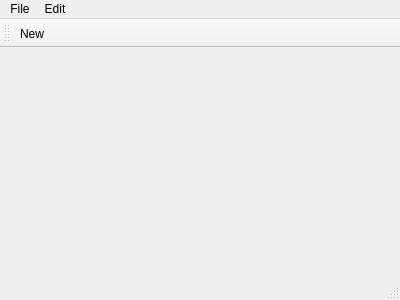
<?xml version="1.0" encoding="UTF-8"?>
<ui version="4.0">
 <class>MainWindow</class>
 <widget class="QMainWindow" name="MainWindow">
  <property name="geometry">
   <rect>
    <x>0</x>
    <y>0</y>
    <width>400</width>
    <height>300</height>
   </rect>
  </property>
  <property name="windowTitle">
   <string>MainWindow</string>
  </property>
  <widget class="QWidget" name="centralWidget"/>
  <widget class="QMenuBar" name="menuBar">
   <property name="geometry">
    <rect>
     <x>0</x>
     <y>0</y>
     <width>400</width>
     <height>22</height>
    </rect>
   </property>
   <widget class="QMenu" name="menuNew">
    <property name="title">
     <string>File</string>
    </property>
    <addaction name="separator"/>
    <addaction name="actionNew"/>
   </widget>
   <widget class="QMenu" name="menuEdit">
    <property name="title">
     <string>Edit</string>
    </property>
   </widget>
   <addaction name="menuNew"/>
   <addaction name="menuEdit"/>
  </widget>
  <widget class="QToolBar" name="mainToolBar">
   <attribute name="toolBarArea">
    <enum>TopToolBarArea</enum>
   </attribute>
   <attribute name="toolBarBreak">
    <bool>false</bool>
   </attribute>
   <addaction name="actionNew"/>
  </widget>
  <widget class="QStatusBar" name="statusBar"/>
  <action name="actionNew">
   <property name="text">
    <string>New</string>
   </property>
  </action>
 </widget>
 <layoutdefault spacing="6" margin="11"/>
 <resources/>
 <connections/>
</ui>
